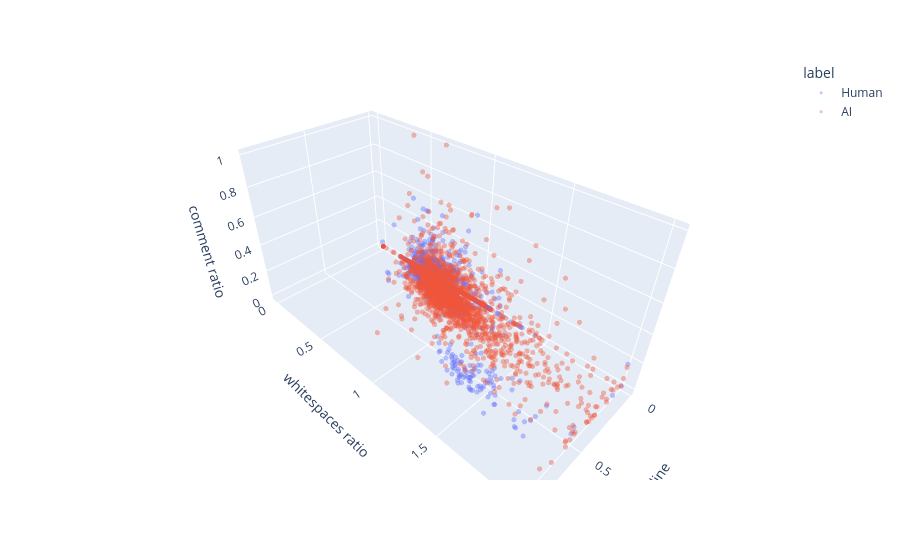

Notebook source saved alongside this figure:
### Code cell
import plotly.express as px
import pandas as pd

# Choose features
idx1, idx2, idx3 = 0, 1, 2

# human1 = np.clip([x for x in test_human_feat_lists[idx1]], 0, 2)
# human2 = np.clip([x for x in test_human_feat_lists[idx2]], 0, 2)
# human3 = np.clip([x for x in test_human_feat_lists[idx3]], 0, 2)
# ai1 = np.clip([x for x in test_ai_feat_lists[idx1]], 0, 2)
# ai2 = np.clip([x for x in test_ai_feat_lists[idx2]], 0, 2)
# ai3 = np.clip([x for x in test_ai_feat_lists[idx3]], 0, 2)

human1 = np.clip([x for x in human_feat_lists[idx1][:10000]], 0, 2)
human2 = np.clip([x for x in human_feat_lists[idx2][:10000]], 0, 2)
human3 = np.clip([x for x in human_feat_lists[idx3][:10000]], 0, 2)
ai1 = np.clip([x for x in ai_feat_lists[idx1][:10000]], 0, 2)
ai2 = np.clip([x for x in ai_feat_lists[idx2][:10000]], 0, 2)
ai3 = np.clip([x for x in ai_feat_lists[idx3][:10000]], 0, 2)

feat1, feat2, feat3 = feat_names[idx1], feat_names[idx2], feat_names[idx3] 

df_human = pd.DataFrame({
    feat1: human1,
    feat2: human2,
    feat3: human3,
    "label": ["Human"] * len(human1)
})

df_ai = pd.DataFrame({
    feat1: ai1,
    feat2: ai2,
    feat3: ai3,
    "label": ["AI"] * len(ai1)
})

df = pd.concat([df_human, df_ai], ignore_index=True)

fig = px.scatter_3d(df, x=feat1, y=feat2, z=feat3, color='label')
fig.update_traces(marker=dict(size=3), opacity=0.4)
fig.show()

### Figure 1 — Plotly figure (JSON) as saved in the notebook; plotly's stock layout.template omitted (floating-point values rounded to 4 significant figures; data arrays with more than 128 entries replaced by an {"elided": "..."} marker saying what was removed)
{"data": [{"hovertemplate": "label=Human<br>blank line=%{x}<br>whitespaces ratio=%{y}<br>comment ratio=%{z}<extra></extra>", "legendgroup": "Human", "marker": {"color": "#636efa", "size": 3, "symbol": "circle"}, "mode": "markers", "name": "Human", "opacity": 0.4, "scene": "scene", "showlegend": true, "type": "scatter3d", "x": {"elided": "2000 float values"}, "y": {"elided": "2000 float values"}, "z": {"elided": "2000 float values"}}, {"hovertemplate": "label=AI<br>blank line=%{x}<br>whitespaces ratio=%{y}<br>comment ratio=%{z}<extra></extra>", "legendgroup": "AI", "marker": {"color": "#EF553B", "size": 3, "symbol": "circle"}, "mode": "markers", "name": "AI", "opacity": 0.4, "scene": "scene", "showlegend": true, "type": "scatter3d", "x": {"elided": "2000 float values"}, "y": {"elided": "2000 float values"}, "z": {"elided": "2000 float values"}}], "layout": {"legend": {"title": {"text": "label"}, "tracegroupgap": 0}, "margin": {"t": 60}, "scene": {"domain": {"x": [0, 1], "y": [0, 1]}, "xaxis": {"title": {"text": "blank line"}}, "yaxis": {"title": {"text": "whitespaces ratio"}}, "zaxis": {"title": {"text": "comment ratio"}}}}}
